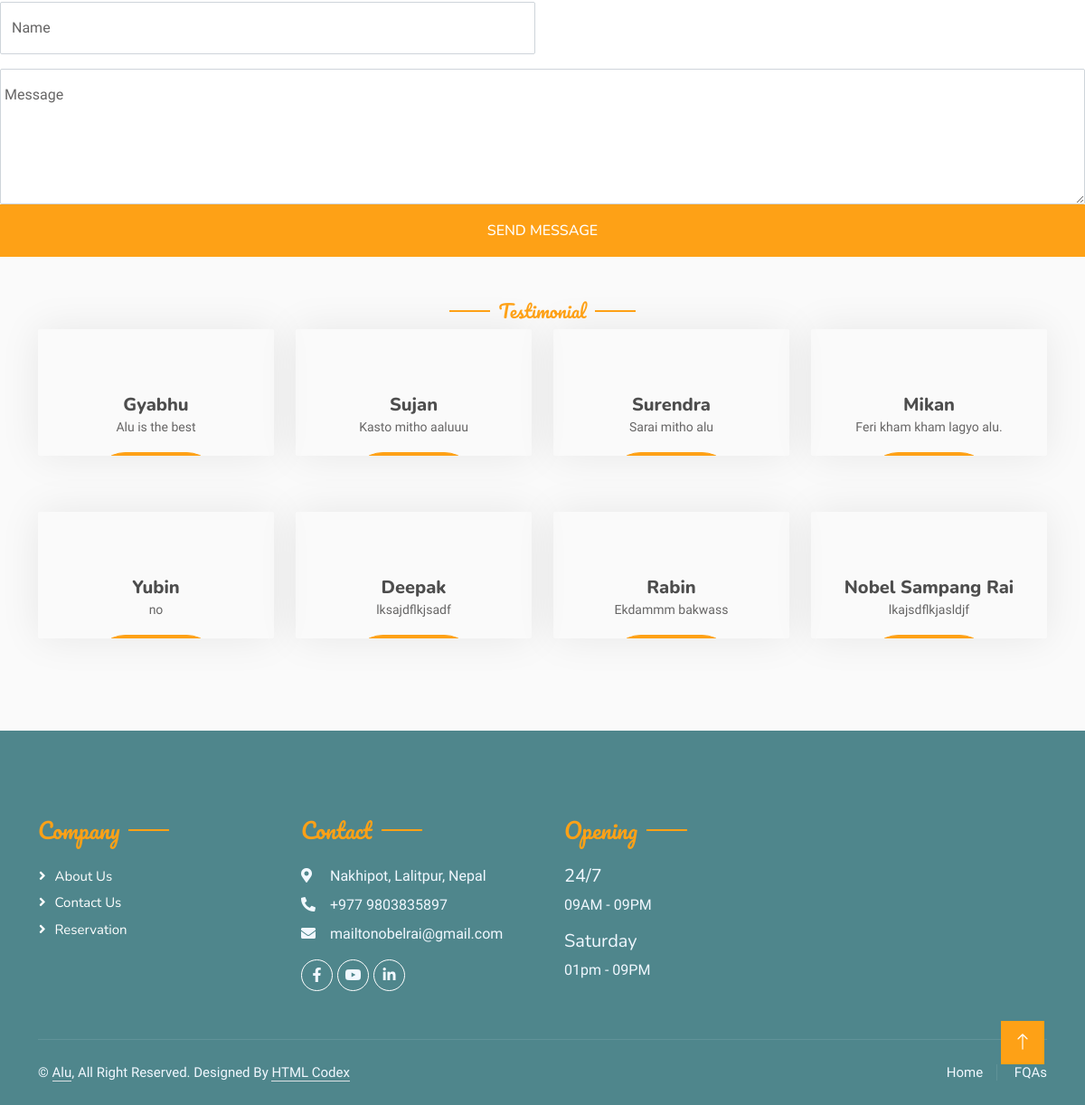
The page /testimonial/ (lower part) on the database as committed earlier.
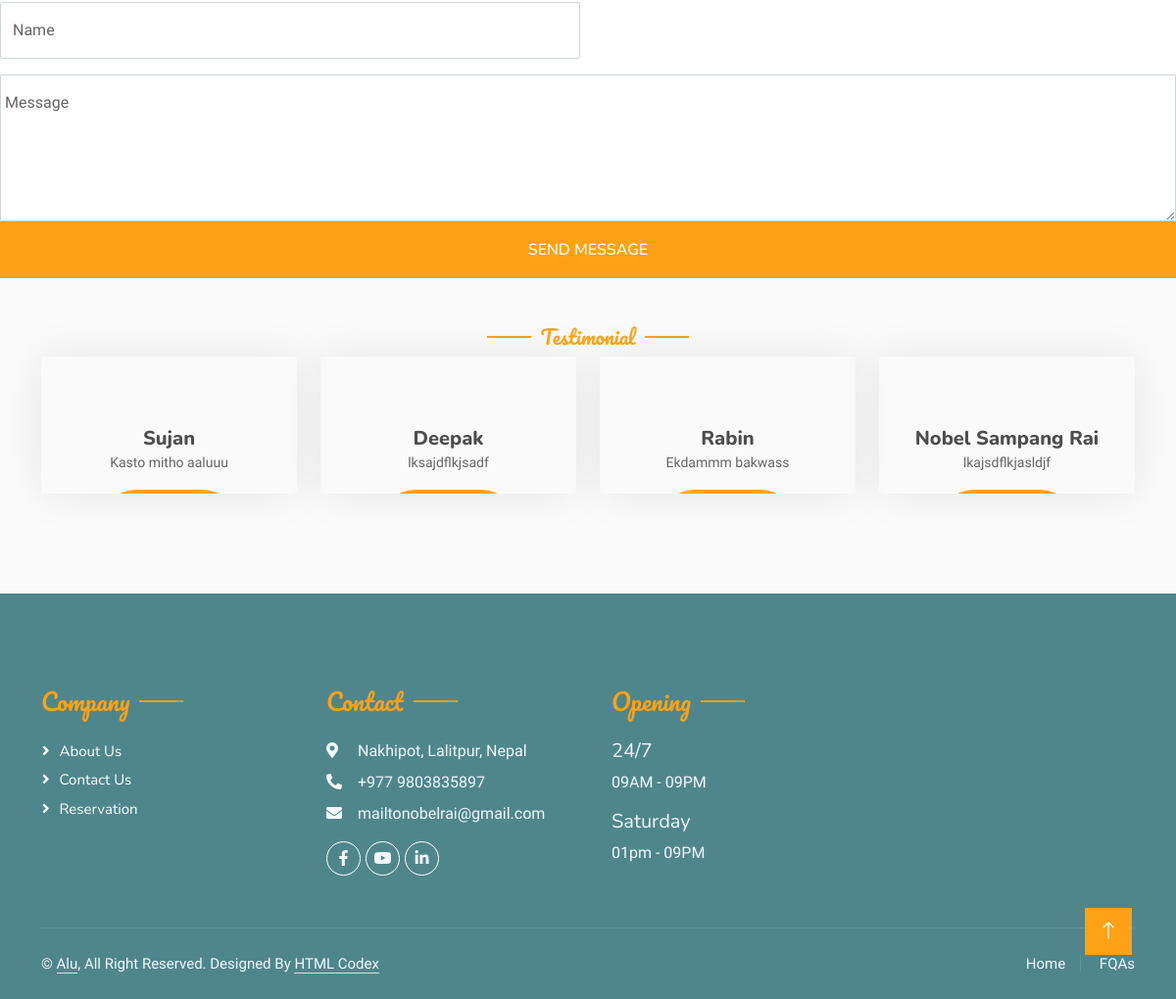
The same page on the database as committed later.
### home/models.py (models this page shows, shortened)
class Testimonial(models.Model):
    user = models.OneToOneField(User, null=True, blank=True, on_delete=models.CASCADE)
    name = models.CharField(max_length=20, null=True)
    message = models.TextField(max_length=100, null=True)

### home/views.py (the view, shortened to what this page needs)
# urls.py: path("testimonial/", testimonial, name="testimonial"),
def testimonial(request):
    context = {"title": "testimonial", "as": Testimonial.objects.all()}
    return render(request, "testimonial.html", context)

### template/testimonial.html (shortened to what this page needs)
{% extends 'base.html' %}
{% block myblock %}
        <form method="post" action="{% url 'testimonial' %}"enctype = "multipart/form-data">
                                <div class="row g-3">
                                    <div class="col-md-6">
                                        <div class="form-floating">
                                            <input type="text" class="form-control" id="name" placeholder="Your Name" name = "name" required>
                                            <label for="name">Name</label>
                                        </div>
                                    </div>
                                        <div class="form-floating">
                                            <textarea class="form-control" placeholder="Leave a message here" id="message" style="height: 150px" name="message" required></textarea>
                                            <label for="message">Message</label>
                                        </div>
                                    </div>
                                    <div class="col-12">
                                        <button class="btn btn-primary w-100 py-3" type="submit">Send Message</button>
                                    </div>
                                </div>
        <div class="container-xxl pt-5 pb-3">
            <div class="container">
                <div class="text-center wow fadeInUp" data-wow-delay="0.1s">
                    <h5 class="section-title ff-secondary text-center text-primary fw-normal">Testimonial</h5>
                </div>
                <div class="row g-4">
                            {% for a in as %}
                    <div class="col-lg-3 col-md-6 wow fadeInUp" data-wow-delay="0.1s">
                        <div class="team-item text-center rounded overflow-hidden">
                            <div class="rounded-circle overflow-hidden m-4">
                            </div>
                            <h5 class="mb-0">{{ a.name }}</h5>
                            <small>{{ a.message }}</small>
                            <div class="d-flex justify-content-center mt-3">
                                    <div class="col-12">
                                        <a href="#" class="btn btn-primary py-2 px-4">READ MORE</a>
                                    </div>
                            </div>
                        </div>
                    </div>
                     {% endfor %}
                </div>
            </div>
        </div>
{% endblock %}

Rows that differ between the two databases and show on the page:
removed Testimonial: name "Gyabhu", message "Alu is the best"
removed Testimonial: name "Surendra", message "Sarai mitho alu"
removed Testimonial: name "Mikan", message "Feri kham kham lagyo alu."
removed Testimonial: name "Yubin", message "no"
